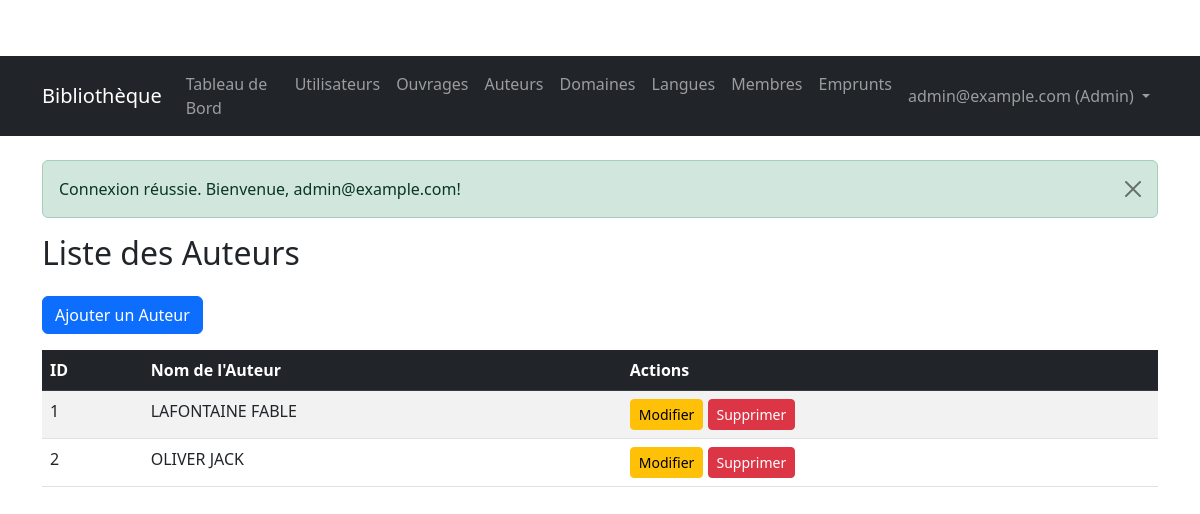
Page /auteurs/liste.php (signed in) on the committed database.
### tables this page shows
CREATE TABLE `auteurs` (
  `id_auteur` int(10) UNSIGNED NOT NULL,
  `nom_auteur` varchar(255) NOT NULL
);

### auteurs/liste.php (the view, shortened to what this page needs)
<?php
require_once '../header.php';
global $connexion;
$auteurs = [];
try {
    $requete = $connexion->query("SELECT id_auteur, nom_auteur FROM auteurs ORDER BY nom_auteur ASC");
    $auteurs = $requete->fetchAll();
} catch (PDOException $e) {
    $error = "Erreur lors de la récupération des auteurs : " . $e->getMessage();
}
?>
<h2 class="mb-4">Liste des Auteurs</h2>
<?php if (in_array($_SESSION["user_role"] ?? 'guest', ['admin', 'bibliothecaire'])): ?>
    <p><a href="ajouter.php" class="btn btn-primary">Ajouter un Auteur</a></p>
<?php endif; ?>
<?php if (count($auteurs) > 0): ?>
    <div class="table-responsive">
        <table class="table table-striped table-hover">
            <thead class="table-dark">
                <tr>
                    <th>ID</th>
                    <th>Nom de l'Auteur</th>
                    <?php if (in_array($_SESSION["user_role"] ?? 'guest', ['admin', 'bibliothecaire'])): ?>
                        <th>Actions</th>
                    <?php endif; ?>
                </tr>
            </thead>
            <tbody>
                <?php foreach ($auteurs as $auteur): ?>
                    <tr>
                        <td><?= htmlspecialchars($auteur["id_auteur"]) ?></td>
                        <td><?= htmlspecialchars($auteur["nom_auteur"]) ?></td>
                        <?php if (in_array($_SESSION["user_role"] ?? 'guest', ['admin', 'bibliothecaire'])): ?>
                            <td>
                                <a href="modifier.php?id=<?= $auteur["id_auteur"] ?>" class="btn btn-sm btn-warning">Modifier</a>
                                <a href="supprimer.php?id=<?= $auteur["id_auteur"] ?>" class="btn btn-sm btn-danger" onclick="return confirm('Êtes-vous sûr de vouloir supprimer cet auteur ?');">Supprimer</a>
                            </td>
                        <?php endif; ?>
                    </tr>
                <?php endforeach; ?>
            </tbody>
        </table>
    </div>
<?php endif; ?>
<?php require_once '../footer.php'; ?>

### css/style.css (style rules this page uses)
body { padding-top: 56px; }
.table-responsive { margin-top: 1rem; }

### rows in the picture
auteurs: id_auteur "1", nom_auteur "LAFONTAINE FABLE"
auteurs: id_auteur "2", nom_auteur "OLIVER JACK"

### other values in the picture
$text "Tableau de Bord"
$text "Utilisateurs"
$text "Ouvrages"
$text "Auteurs"
$text "Domaines"
$text "Langues"
$text "Membres"
$text "Emprunts"
$_SESSION['user_email'] "admin@example.com"
$_SESSION['user_role'] "Admin"
$_SESSION["message"] "Connexion réussie. Bienvenue, admin@example.com!"
